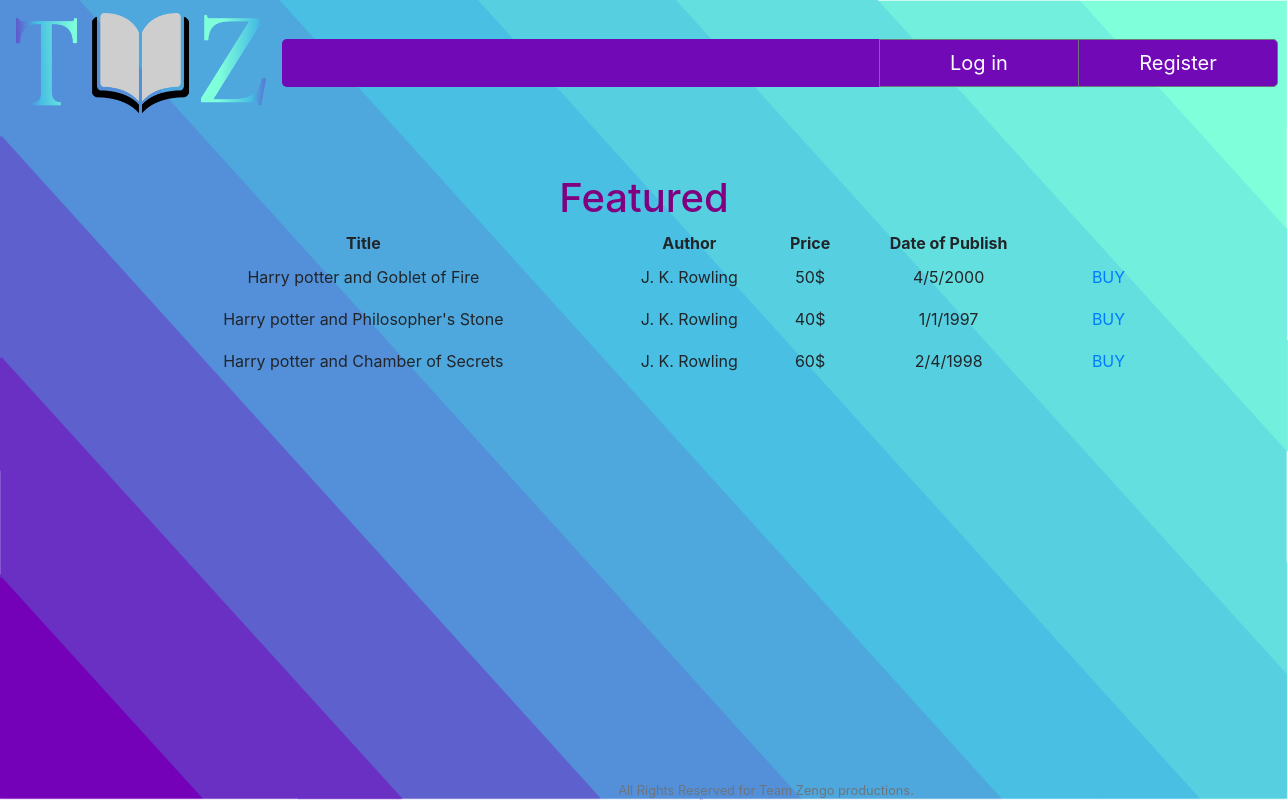
The page / on the database its author committed.
### tables this page shows
CREATE TABLE 'books' ('id' integer PRIMARY KEY NOT NULL, 'title' text NOT NULL, 'DoP' date, 'author' text NOT NULL, 'genre' text, 'price' numeric(2));

### application.py (the view)
@app.route("/")
def index():
    rows = db.execute("SELECT COUNT(*) FROM books")
    for row in rows:
        num = row["COUNT(*)"]
    if num == 0:
        return apology("sorry there are no books at the moment")
    else:
        l=3
        title=[]
        author=[]
        price=[]
        DoP=[]
        f1, f2, f3 = random.sample(range(1, num+1), 3)
        books = db.execute("SELECT * FROM books WHERE id = :f1",f1=int(f1))
        for book in books:
            title.append(book["title"])
            author.append(book["author"])
            price.append(book["price"])
            DoP.append(book["DoP"])
        books = db.execute("SELECT * FROM books WHERE id = :f2",f2=int(f2))
        for book in books:
            title.append(book["title"])
            author.append(book["author"])
            price.append(book["price"])
            DoP.append(book["DoP"])
        books = db.execute("SELECT * FROM books WHERE id = :f3",f3=int(f3))
        for book in books:
            title.append(book["title"])
            author.append(book["author"])
            price.append(book["price"])
            DoP.append(book["DoP"])
        return render_template("/featured.html",title=title,author=author,price=price,DoP=DoP,l=l)

### application.py (called while the page is built)
@app.after_request
def after_request(response):
    response.headers["Cache-Control"] = "no-cache, no-store, must-revalidate"
    response.headers["Expires"] = 0
    response.headers["Pragma"] = "no-cache"
    return response

### templates/featured.html (shortened to what this page needs)
{% extends "layout.html" %}
{% block main %}
    <h1 style="color:purple;font-size:40px;">Featured</h1>
    <form action="/featured" method="post">
        <div class="form-group">
            <table style="width:100%">
                <tr>
                    <th>Title</th>
                    <th>Author</th>
                    <th>Price</th>
                    <th>Date of Publish</th>
                </tr>
                    {% for i in range(l) %}
                <tr>
                    <td>{{title[i]}}</td>
                    <td>{{author[i]}}</td>
                    <td>{{price[i]}}$</td>
                    <td>{{DoP[i]}}</td>
                    <td><a class="nav-link" href="/buy">BUY</a></td>
                </tr>
                    {% endfor %}
        </div>
    </form>
{% endblock %}

### static/styles.css (style rules this page uses)
.background { background-image: url('bg.png'); background-repeat: no-repeat; background-size: 100% 100%; background-position: right top; background-attachment: fixed; }

### rows shown on the page
books: title "Harry potter and Goblet of Fire", author "J. K. Rowling", DoP "4/5/2000"
books: title "Harry potter and Philosopher's Stone", author "J. K. Rowling", DoP "1/1/1997"
books: title "Harry potter and Chamber of Secrets", author "J. K. Rowling", DoP "2/4/1998"

### other values the page prints
{{ price[i] }} "50" "40" "60"
